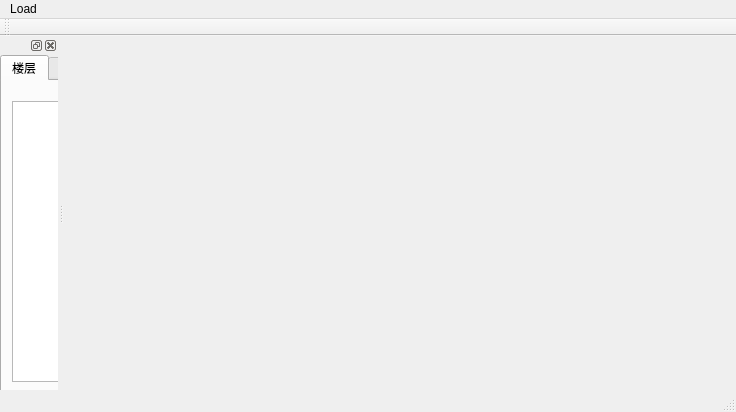
<?xml version="1.0" encoding="UTF-8"?>
<ui version="4.0">
 <class>TreeStructureClass</class>
 <widget class="QMainWindow" name="TreeStructureClass">
  <property name="geometry">
   <rect>
    <x>0</x>
    <y>0</y>
    <width>736</width>
    <height>412</height>
   </rect>
  </property>
  <property name="windowTitle">
   <string>TreeStructure</string>
  </property>
  <widget class="QWidget" name="centralWidget"/>
  <widget class="QMenuBar" name="menuBar">
   <property name="geometry">
    <rect>
     <x>0</x>
     <y>0</y>
     <width>736</width>
     <height>23</height>
    </rect>
   </property>
   <widget class="QMenu" name="menuLoad">
    <property name="title">
     <string>Load</string>
    </property>
   </widget>
   <addaction name="menuLoad"/>
  </widget>
  <widget class="QToolBar" name="mainToolBar">
   <attribute name="toolBarArea">
    <enum>TopToolBarArea</enum>
   </attribute>
   <attribute name="toolBarBreak">
    <bool>false</bool>
   </attribute>
  </widget>
  <widget class="QStatusBar" name="statusBar"/>
  <widget class="QDockWidget" name="dockWidget">
   <attribute name="dockWidgetArea">
    <number>1</number>
   </attribute>
   <widget class="QWidget" name="dockWidgetContents">
    <widget class="QTabWidget" name="tabWidget">
     <property name="geometry">
      <rect>
       <x>0</x>
       <y>0</y>
       <width>199</width>
       <height>339</height>
      </rect>
     </property>
     <property name="currentIndex">
      <number>0</number>
     </property>
     <widget class="QWidget" name="floor">
      <attribute name="title">
       <string>楼层</string>
      </attribute>
      <widget class="QTreeWidget" name="treeWidget">
       <property name="geometry">
        <rect>
         <x>10</x>
         <y>20</y>
         <width>161</width>
         <height>281</height>
        </rect>
       </property>
       <property name="layoutDirection">
        <enum>Qt::LeftToRight</enum>
       </property>
       <property name="columnCount">
        <number>0</number>
       </property>
      </widget>
     </widget>
     <widget class="QWidget" name="tab_2">
      <attribute name="title">
       <string>构件</string>
      </attribute>
      <widget class="QTreeWidget" name="treeWidget_2">
       <property name="geometry">
        <rect>
         <x>10</x>
         <y>20</y>
         <width>171</width>
         <height>271</height>
        </rect>
       </property>
       <property name="layoutDirection">
        <enum>Qt::LeftToRight</enum>
       </property>
       <property name="columnCount">
        <number>0</number>
       </property>
      </widget>
     </widget>
    </widget>
   </widget>
  </widget>
 </widget>
 <layoutdefault spacing="6" margin="11"/>
 <resources>
  <include location="treestructure.qrc"/>
 </resources>
 <connections/>
</ui>
